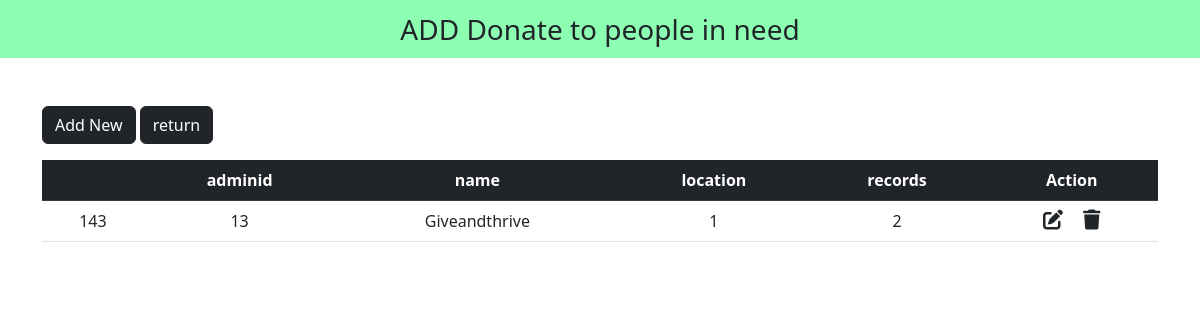
Page /driverPages/tabledriver/index.php on the committed database.
### tables this page shows
CREATE TABLE `branch` (
  `id` int(50) NOT NULL,
  `adminid` int(50) NOT NULL,
  `name` varchar(50) NOT NULL,
  `location` int(11) NOT NULL,
  `records` int(11) NOT NULL,
  `parent_branchid` int(50) DEFAULT NULL
);

### driverPages/tabledriver/index.php (the view, shortened to what this page needs)
<?php
include "connection.php";
?>
<!DOCTYPE html>
<html lang="en">
<head>
  <link href="https://cdn.jsdelivr.net/npm/bootstrap@5.2.3/dist/css/bootstrap.min.css" rel="stylesheet">
  <link rel="stylesheet" href="https://cdnjs.cloudflare.com/ajax/libs/font-awesome/6.4.0/css/all.min.css" />
</head>
<body>
  <nav class="navbar navbar-light justify-content-center fs-3 mb-5" style="background-color: #00ff5573;">
     ADD Donate to people in need
  </nav>
  <div class="container">
    <a href="add_new.php" class="btn btn-dark mb-3">Add New</a>
    <a href="../profiledriver.php" class="btn btn-dark mb-3">return</a>
    <table class="table table-hover text-center">
      <thead class="table-dark">
        <tr>
          <th scope="col"></th>
          <th scope="col">adminid</th>
          <th scope="col">name</th>
          <th scope="col">location</th>
          <th scope="col">records</th>
          <th scope="col">Action</th>
        </tr>
      </thead>
      <tbody>
        <?php
        $sql = "SELECT * FROM `branch`";
        $result = mysqli_query($conn, $sql);
        while ($row = mysqli_fetch_assoc($result)) {
          echo "<tr>";
          echo "<td>".$row['id']."</td>";
          echo "<td>".$row['adminid']."</td>";
          echo "<td>".$row['name']."</td>";
          echo "<td>".$row['location']."</td>";
          echo "<td>".$row['records']."</td>";
          echo "<td>
          <a href=edit.php?id=".$row["id"]." class='link-dark'><i class='fa-solid fa-pen-to-square fs-5 me-3'></i></a>
          <a href=delete.php?id=".$row["id"]." class='link-dark'><i class='fa-solid fa-trash fs-5'></i></a>
        </td>";
      }
        ?>
      </tbody>
    </table>
  </div>
</body>
</html>

### rows in the picture
branch: id "143", adminid "13", name "Giveandthrive", location "1", records "2"
